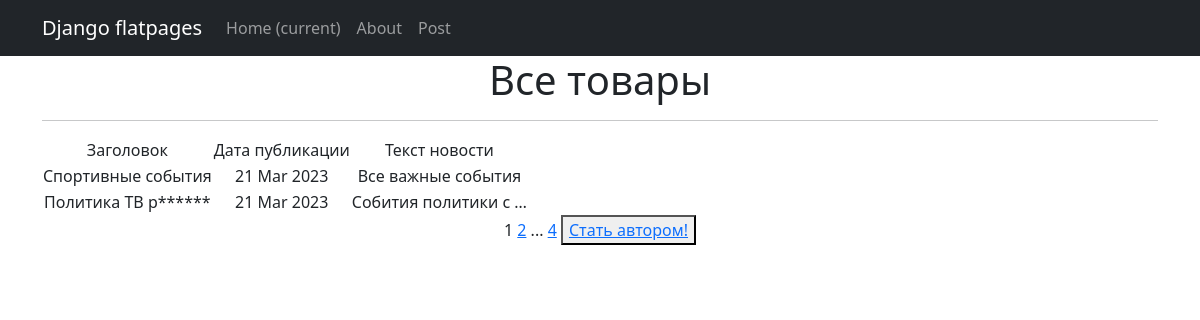
Page /news/ on the committed database.
### news/models.py (models this page shows, shortened)
class Post(models.Model):
    author = models.ForeignKey(Author, on_delete = models.CASCADE)
    news = models.BooleanField(default = True)
    time_in = models.DateTimeField(auto_now_add = True)
    category = models.ManyToManyField(Category, through ='PostCategory')
    title = models.CharField(max_length = 100)
    text_author = models.TextField(default = "Введите текст")
    rate_news = models.FloatField(default = 0.0)
    likes = models.IntegerField(default=0)
    dislikes = models.IntegerField(default=0)

### news/views.py (the view, shortened to what this page needs)
# urls.py: path('', PostList.as_view(), name='post_list'),
class PostList(ListView):
    model = Post
    ordering = 'time_in'
    template_name = 'post.html'
    context_object_name = 'post'
    paginate_by = 2
    def get_queryset(self):
       queryset = super().get_queryset()
       self.filterset = PostFilter(self.request.GET, queryset)
       return self.filterset.qs
    def get_context_data(self, **kwargs):
        context = super().get_context_data(**kwargs)
        context['is_not_authors'] = not self.request.user.groups.filter(name = 'authors').exists()
        return context

### news/templatetags/custom_filters.py (called while the page is built)
@register.filter()
def currency(value):
   for word in EXCEPTION_SYMBOLS:
      if word in value:
         censor_word = word[0] + (len(word) - 1) * '*'
         value = value.replace(word, censor_word)
   return value

### news/templatetags/custom_tags.py (called while the page is built)
@register.simple_tag(takes_context=True)
def url_replace(context, **kwargs):
   d = context['request'].GET.copy()
   for k, v in kwargs.items():
       d[k] = v
   return d.urlencode()

### templates/post.html (shortened to what this page needs)
{% extends 'flatpages/default.html' %}
{% load custom_filters %}
{% load custom_tags %}
{% block content %}
   <h1>Все товары</h1>
   <hr>
   {% if post %}
       <table>
           <tr>
               <td>Заголовок</td>
               <td>Дата публикации</td>
               <td>Текст новости</td>
           </tr>
           {% for posts in post %}
           <tr>
               <td>{{ posts.title|currency }}</td>
               <td>{{ posts.time_in|date:'d M Y' }}</td>
               <td>{{ posts.text_author|truncatechars:20|currency }}</td>
           </tr>
           {% endfor %}
       </table>
   {% else %}
       <h2>Новостей нет!</h2>
   {% endif %}
   {{ page_obj.number }}
   {% if page_obj.has_next %}
       <a href="?{% url_replace page=page_obj.next_page_number %}">{{ page_obj.next_page_number }}</a>
       {% if paginator.num_pages != page_obj.next_page_number %}
           ...
           <a href="?{% url_replace page=page_obj.paginator.num_pages %}">{{ page_obj.paginator.num_pages }}</a>
       {% endif %}
   {% endif %}
{% if is_not_authors %}
<button> <a href="upgrade/"> Стать автором! </a> </button>
{% endif %}
{% endblock content %}

### rows in the picture
Post: title "Спортивные события", time_in "21 Mar 2023", text_author "Все важные события"
Post: title "Политика ТВ р******", time_in "21 Mar 2023", text_author "Собития политики с …"

### other values in the picture
{{ page_obj.number }} "1"
{{ page_obj.next_page_number }} "2"
{{ page_obj.paginator.num_pages }} "4"
